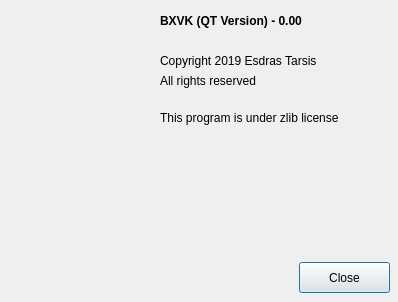
<?xml version="1.0" encoding="UTF-8"?>
<ui version="4.0">
 <class>AboutProgram</class>
 <widget class="QDialog" name="AboutProgram">
  <property name="geometry">
   <rect>
    <x>0</x>
    <y>0</y>
    <width>398</width>
    <height>302</height>
   </rect>
  </property>
  <property name="windowTitle">
   <string>BXVK (QT Version) - About</string>
  </property>
  <property name="windowIcon">
   <iconset resource="resourcefile.qrc">
    <normaloff>:/img/logo/bxvk.ico</normaloff>:/img/logo/bxvk.ico</iconset>
  </property>
  <widget class="QPushButton" name="pushButton">
   <property name="geometry">
    <rect>
     <x>299</x>
     <y>262</y>
     <width>91</width>
     <height>31</height>
    </rect>
   </property>
   <property name="text">
    <string>Close</string>
   </property>
  </widget>
  <widget class="QLabel" name="label">
   <property name="geometry">
    <rect>
     <x>10</x>
     <y>10</y>
     <width>121</width>
     <height>121</height>
    </rect>
   </property>
   <property name="text">
    <string/>
   </property>
   <property name="pixmap">
    <pixmap resource="resourcefile.qrc">:/img/logo/bxvk.ico</pixmap>
   </property>
  </widget>
  <widget class="QLabel" name="label_2">
   <property name="geometry">
    <rect>
     <x>160</x>
     <y>10</y>
     <width>181</width>
     <height>21</height>
    </rect>
   </property>
   <property name="font">
    <font>
     <weight>75</weight>
     <bold>true</bold>
    </font>
   </property>
   <property name="text">
    <string>BXVK (QT Version) - 0.00</string>
   </property>
  </widget>
  <widget class="QLabel" name="label_3">
   <property name="geometry">
    <rect>
     <x>160</x>
     <y>50</y>
     <width>201</width>
     <height>21</height>
    </rect>
   </property>
   <property name="text">
    <string>Copyright 2019 Esdras Tarsis</string>
   </property>
  </widget>
  <widget class="QLabel" name="label_4">
   <property name="geometry">
    <rect>
     <x>160</x>
     <y>70</y>
     <width>131</width>
     <height>21</height>
    </rect>
   </property>
   <property name="text">
    <string>All rights reserved</string>
   </property>
  </widget>
  <widget class="QLabel" name="label_5">
   <property name="geometry">
    <rect>
     <x>160</x>
     <y>110</y>
     <width>231</width>
     <height>16</height>
    </rect>
   </property>
   <property name="text">
    <string>This program is under zlib license</string>
   </property>
  </widget>
 </widget>
 <resources>
  <include location="resourcefile.qrc"/>
 </resources>
 <connections/>
</ui>
